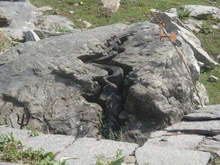
%> input picture Assignment1/src/Image2/25.jpg, 220 x 165 px, shrunk from 3264 x 2448 before the run
$ octave Problem1bit24img2c.m   (GNU Octave 9; MATLAB toolbox functions it lacks are replaced by stand-ins)
%> lines starting %> are read from the running program, lines starting %| are printed output that depends on the picture
I = imread('25.JPG');
%> I is the input picture: size 165x220x3 uint8; mean R, G, B 138.6, 138.6, 129.2
[row,column,dim]=size(I);
%> row = 165; column = 220; dim = 3
I=double(I);
%> I: size 165x220x3 double
I24=zeros(row,column,1);
I24(:,:,1)=I(:,:,1)*2^16+I(:,:,2)*2^8+I(:,:,3);
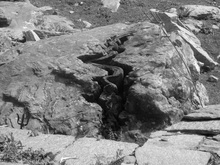
%> I24: size 165x220 double; min 1185301, max 16777204, mean 9121419.5; drawn with min black and max white
[Ur,Sr,Vr]=svd(I24);
error=zeros(min(row,column),1);
% [8 lines of commented-out code are left out]
MaxBit=min(row,column);
%> MaxBit = 165
for k=MaxBit-1:-1:MaxBit-26%min(row,column)
    [Ur,Sr,Vr]=svd(I24);
    %[Ur,Sr,Vr]=svd(Ir);
    %[Ub,Sb,Vb]=svd(Ib);
    %[Ug,Sg,Vg]=svd(Ig);
    for s=1:k
        d=randi([1 min(row,column)-s],1,1);
        Ur(:,d)=[];
        Sr(:,d)=[];
        Sr(d,:)=[];
        Vr(:,d)=[];
        % [8 lines of commented-out code are left out]
    end
    Imr=Ur(:,:)*Sr(:,:)*Vr(:,:)';
    %Imb=Ub(:,:)*Sb(:,:)*Vb(:,:)';
    %Img=Ug(:,:)*Sg(:,:)*Vg(:,:)';
    Im=zeros(row,column,3);
    ImB=rem(Imr,2^8);
    ImG=rem(Imr./(2^8),2^8);
    ImR=Imr./(2^16);

    Im(:,:,1)=ImR;
    Im(:,:,2)=ImG;
    Im(:,:,3)=ImB;

    %Im(:,:,1)=Imr;
    %Im(:,:,2)=Imb;
    %Im(:,:,3)=Img;
    h=uint8(Im);
    imwrite(h,strcat(num2str(min(row,column)-k),'image.jpg'))
    err=I-Im;
    imwrite(err,strcat(num2str(min(row,column)-k),'err.jpg'));
    for i=1:row
        for j=1:column
            for t=1:3
                error(k)=error(k)+err(i,j,t)^2;
            end
        end
    end
    error(k)=sqrt(error(k)/(row*column*3));
end
%> this loop made 26 passes
%> pass 1, `h=uint8(Im);`:
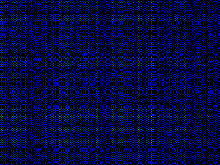
%> h: size 165x220x3 uint8; mean R, G, B 0, 8, 63
%> pass 1, `err=I-Im;`:
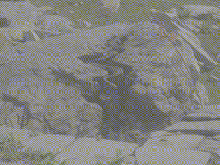
%> err: size 165x220x3 double; mean R, G, B 138.6, 138.6, 129.2; mean of the top-left, top-right, bottom-left and bottom-right quarters 142.1, 131.2, 137.8, 130.9; drawn with min black and max white
%> pass 1, `imwrite(err,strcat(num2str(min(row,column)-k),'err.jpg'));`:
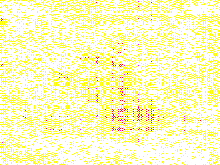
%> saved as 1err.jpg: size 165x220x3 uint8; mean R, G, B 255, 253.3, 193.3
%> pass 2, `h=uint8(Im);`:
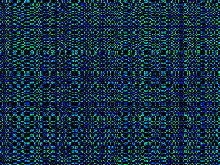
%> h: size 165x220x3 uint8; mean R, G, B 0.3, 47.2, 64
%> after the loop:
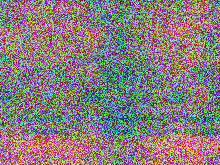
%> Im: size 165x220x3 double; mean R, G, B 139.4, 128.2, 128.3; drawn with min black and max white
%> after the loop, error = 165 values, max 185.5 at index 156, min 0 at index 1, mean 27.51
%imshow(uint8(Im));
%plot(1:min(row,column),error(min(row,column):-1:1));
plot(1:25,error(MaxBit-25:MaxBit-1));
xlabel('number of singular values');
ylabel('Error');
title('24-bit: Error for Random Singular Values');
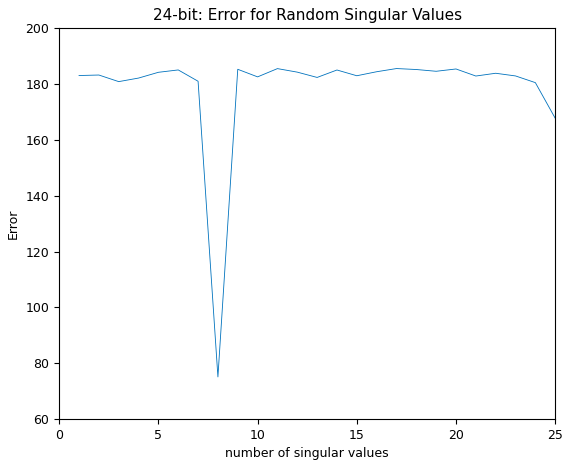
%> figure redrawn from the program's plot data; curve peaks at x = 17, y = 185.5
